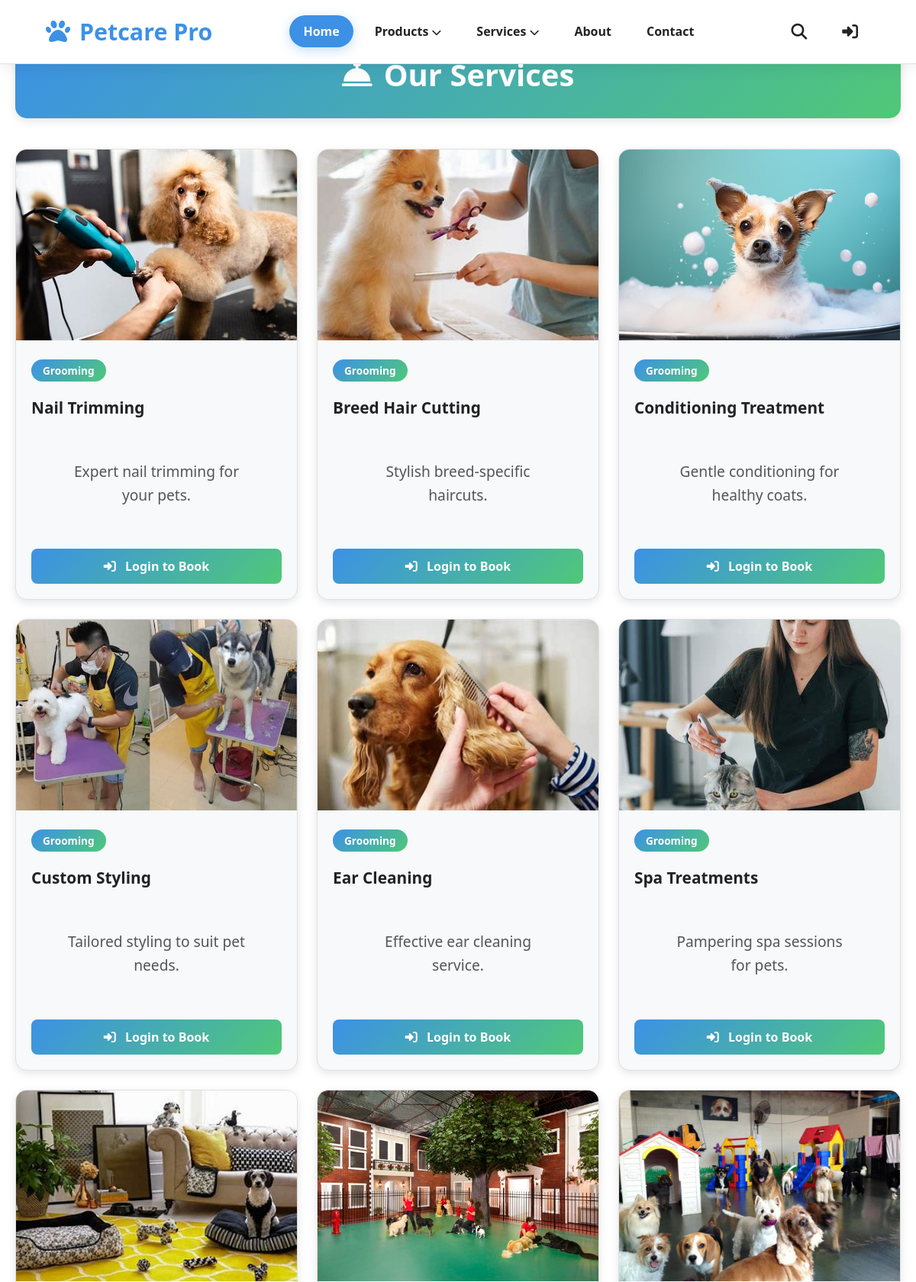
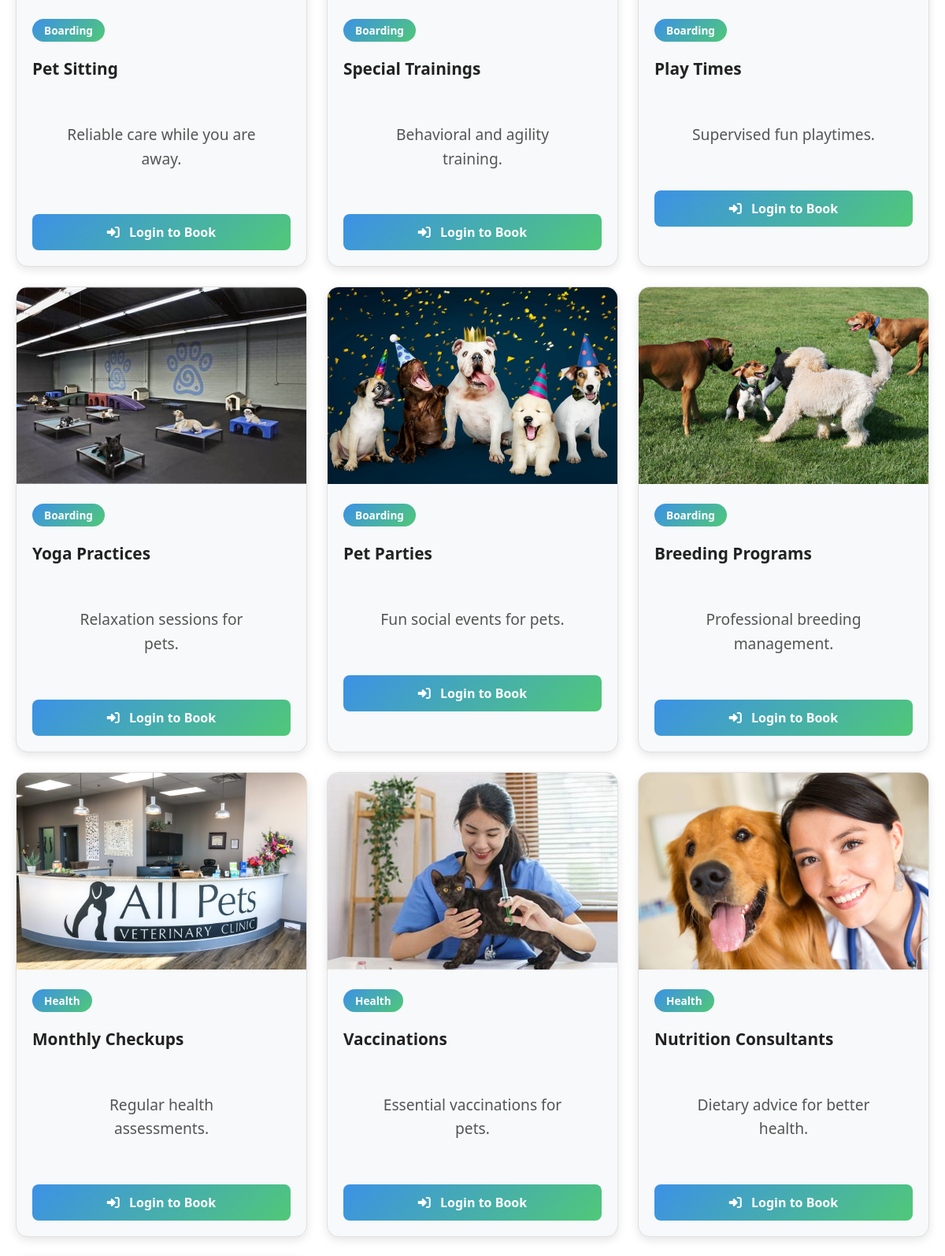
Screenshot of /pages/services.php (upper part) with the database file from the repository (2 pictures, top to bottom).
### tables this page shows
CREATE TABLE services (
  id INT AUTO_INCREMENT PRIMARY KEY,
  name VARCHAR(255) NOT NULL,
  description TEXT NOT NULL,
  category VARCHAR(100) NOT NULL,
  image_url VARCHAR(255) NOT NULL,
  created_at TIMESTAMP DEFAULT CURRENT_TIMESTAMP
);

### pages/services.php (the view, shortened to what this page needs)
<?php
require_once '../config/db_connect.php';
$stmt = $conn->prepare("SELECT id, name, description, category, image_url FROM services");
$stmt->execute();
$services = $stmt->get_result();
?>
<!DOCTYPE html>
<html lang="en">
<head>
    <link rel="stylesheet" href="https://cdnjs.cloudflare.com/ajax/libs/font-awesome/6.5.1/css/all.min.css" />
    <link rel="stylesheet" href="../styles/header.css">
    <link rel="stylesheet" href="../styles/footer.css">
    <link rel="stylesheet" href="../styles/services.css">
</head>
<body>
    <?php include '../includes/header.php'; ?>
    <div class="services-container">
        <div class="services-header">
            <h1><i class="fas fa-concierge-bell"></i> Our Services</h1>
        </div>
        <div class="services-grid">
            <?php while ($service = $services->fetch_assoc()): ?>
                <div class="service">
                    <img src="../assets/images/services/<?php echo $service['image_url']; ?>"
                         alt="<?php echo $service['name']; ?>">
                    <div class="service-content">
                        <span class="category"><?php echo htmlspecialchars($service['category']); ?></span>
                        <h3><?php echo htmlspecialchars($service['name']); ?></h3>
                        <p><?php echo htmlspecialchars($service['description']); ?></p>
                        <?php if (isset($_SESSION['user_id'])): ?>
                            <button onclick="addServiceToCart(<?php echo $service['id']; ?>)" class="btn">
                                <i class="fas fa-calendar-check"></i> Book Service
                            </button>
                        <?php else: ?>
                            <a href="../auth/login.php" class="btn">
                                <i class="fas fa-sign-in-alt"></i> Login to Book
                            </a>
                        <?php endif; ?>
                    </div>
                </div>
            <?php endwhile; ?>
        </div>
    </div>
</body>
</html>

### styles/header.css (style rules this page uses)
:root { --background: #ffffff; --surface: #f7f9fa; --primary-text: #222222; --secondary-text: #555555; --accent: #3c91e6; --accent-hover: #2a6ebb; --success: #50c878; --warning: #ffa726; --error: #e53e3e; --white: #ffffff; --border-color: #e0e0e0; --shadow: rgba(0, 0, 0, 0.1); --light-shadow: rgba(0, 0, 0, 0.05); }
* { box-sizing: border-box; margin: 0; padding: 0; }
body { font-family: "Segoe UI", Tahoma, Geneva, Verdana, sans-serif; background-color: var(--background); color: var(--primary-text); min-height: 100vh; padding-top: 70px; }

### styles/footer.css (style rules this page uses)
:root { --background: #ffffff; --surface: #f7f9fa; --primary-text: #222222; --secondary-text: #555555; --accent: #3c91e6; --accent-hover: #2a6ebb; --success: #50c878; --warning: #ffa726; --error: #e53e3e; --white: #ffffff; --footer-bg: #1e1e1e; --footer-text: #e0e0e0; --border-color: #e0e0e0; }
* { box-sizing: border-box; margin: 0; padding: 0; }
body { font-family: "Segoe UI", Tahoma, Geneva, Verdana, sans-serif; }

### styles/services.css (style rules this page uses)
:root { --background: #ffffff; --surface: #f7f9fa; --primary-text: #222222; --secondary-text: #555555; --accent: #3c91e6; --accent-hover: #2a6ebb; --success: #50c878; --warning: #ffa726; --error: #e53e3e; --white: #ffffff; --border-color: #e0e0e0; --card-shadow: 0 4px 12px rgba(0, 0, 0, 0.1); }
body { font-family: "Segoe UI", Tahoma, Geneva, Verdana, sans-serif; background-color: var(--background); color: var(--primary-text); margin: 0; padding: 0; }
.services-container { max-width: 1200px; margin: 0 auto; padding: 40px 20px; background-color: var(--background); min-height: 80vh; }
.services-header { text-align: center; margin-bottom: 40px; padding: 30px; background: linear-gradient(135deg, var(--accent), var(--success)); border-radius: 15px; color: white; box-shadow: var(--card-shadow); }
.services-header h1, .services-header h2 { font-size: 2.5rem; margin: 0; display: flex; align-items: center; justify-content: center; gap: 15px; color: white; }
.service-grid, .services-grid { display: grid; grid-template-columns: repeat(auto-fit, minmax(300px, 1fr)); gap: 25px; margin-top: 30px; }
.service-card, .service-item, .service { background-color: var(--surface); border-radius: 15px; overflow: hidden; box-shadow: var(--card-shadow); transition: all 0.3s ease; border: 1px solid var(--border-color); }
.service-card img, .service-item img, .service img { width: 100%; height: 250px; object-fit: cover; }
.service-content, .service-info { padding: 20px; }
.service-item h3, .service h3, .service-name { font-size: 1.3rem; font-weight: 700; color: var(--primary-text); margin: 10px 0; }
.service-item p, .service p, .service-description { color: var(--secondary-text); margin: 15px 0; line-height: 1.6; }
.category { display: inline-block; background: linear-gradient(135deg, var(--accent), var(--success)); color: white; padding: 5px 15px; border-radius: 20px; font-size: 0.85rem; font-weight: 600; margin-bottom: 10px; }
.btn, .book-now { display: inline-block; padding: 12px 25px; background: linear-gradient(135deg, var(--accent), var(--success)); color: white; text-decoration: none; border-radius: 8px; font-weight: 600; transition: all 0.3s ease; text-align: center; border: none; cursor: pointer; width: 100%; font-size: 1rem; }
.btn i, .book-now i { margin-right: 8px; }
.service-grid p, .services-grid p { text-align: center; color: var(--secondary-text); font-size: 1.2rem; padding: 40px; grid-column: 1 / -1; }

### rows the page displays
services: image_url (picture), category "Grooming", name "Nail Trimming", description "Expert nail trimming for your pets."
services: image_url (picture), category "Grooming", name "Breed Hair Cutting", description "Stylish breed-specific haircuts."
services: image_url (picture), category "Grooming", name "Conditioning Treatment", description "Gentle conditioning for healthy coats."
services: image_url (picture), category "Grooming", name "Custom Styling", description "Tailored styling to suit pet needs."
services: image_url (picture), category "Grooming", name "Ear Cleaning", description "Effective ear cleaning service."
services: image_url (picture), category "Grooming", name "Spa Treatments", description "Pampering spa sessions for pets."
services: image_url (picture), category "Boarding", name "Pet Sitting", description "Reliable care while you are away."
services: image_url (picture), category "Boarding", name "Special Trainings", description "Behavioral and agility training."
services: image_url (picture), category "Boarding", name "Play Times", description "Supervised fun playtimes."
services: image_url (picture), category "Boarding", name "Yoga Practices", description "Relaxation sessions for pets."
services: image_url (picture), category "Boarding", name "Pet Parties", description "Fun social events for pets."
services: image_url (picture), category "Boarding", name "Breeding Programs", description "Professional breeding management."
services: image_url (picture), category "Health", name "Monthly Checkups", description "Regular health assessments."
services: image_url (picture), category "Health", name "Vaccinations", description "Essential vaccinations for pets."
services: image_url (picture), category "Health", name "Nutrition Consultants", description "Dietary advice for better health."
